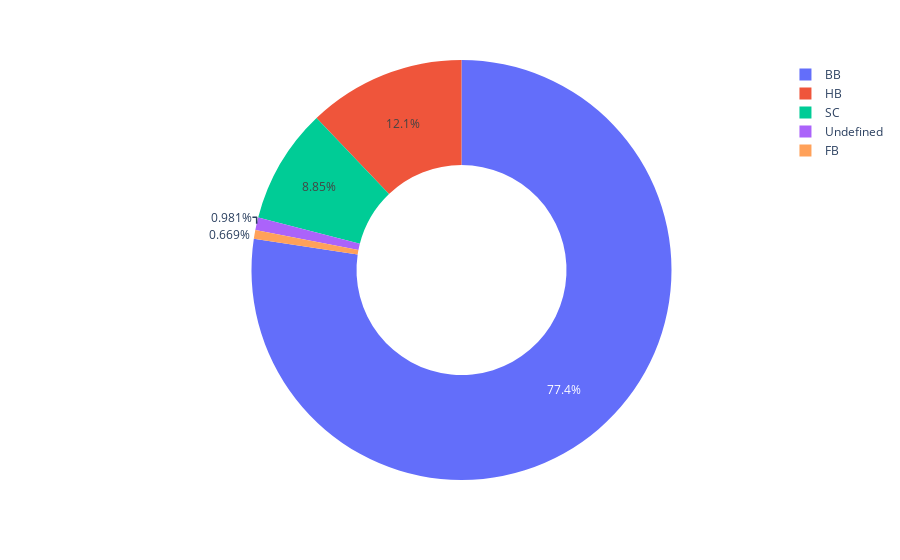

Write notebook code for a chart like this one.
### Markdown cell above
## Analysing Preference of Guests, what they basically Prefer?

### Code cell
px.pie(data,names=data['meal'].value_counts().index,values=data['meal'].value_counts().values,hole=0.5)

### Figure 1 — Plotly figure (JSON) as saved in the notebook; plotly's stock layout.template omitted (floating-point values rounded to 4 significant figures)
{"data": [{"domain": {"x": [0, 1], "y": [0, 1]}, "hole": 0.5, "hovertemplate": "label=%{label}<br>value=%{value}<extra></extra>", "labels": ["BB", "HB", "SC", "Undefined", "FB"], "legendgroup": "", "name": "", "showlegend": true, "type": "pie", "values": [92236, 14458, 10549, 1169, 798]}], "layout": {"legend": {"tracegroupgap": 0}, "margin": {"t": 60}}}
